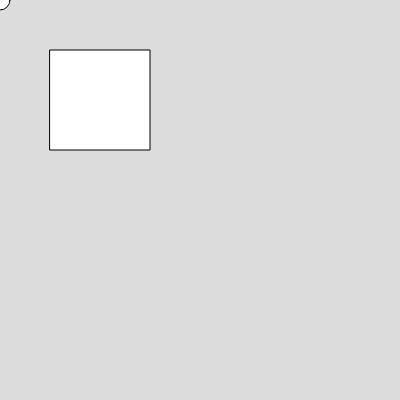
Frame 1 (no input)
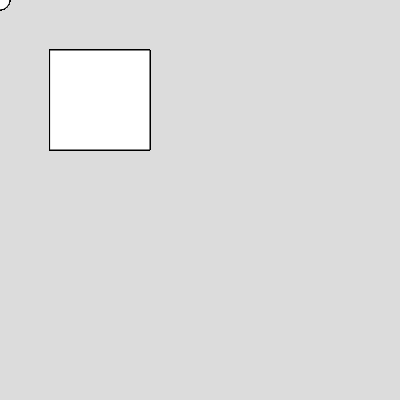
Frame 60 (no input)
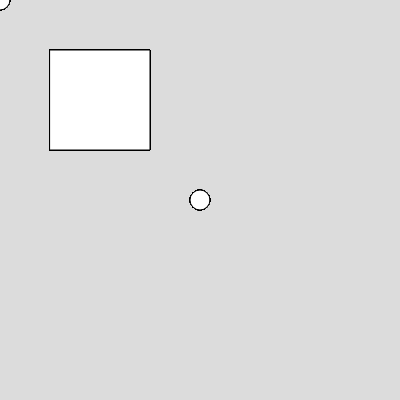
Frame 120 (the mouse pressed at the canvas centre since frame 60)

The p5.js sketch that drew these frames (run headless with seeded random() and noise() and a simulated clock; from frame 60 on, the mouse is pressed at the canvas centre):

// p5.js sketch
// ── sketch.js
function setup() {
  createCanvas(400, 400);
  background(220);
}

function draw() {
  circle(mouseX, mouseY, 20);
  rect(50, 50, 100, 100);
}
// ── setup.js
// p5.js Project Setup
// Main entry point for configuring p5.js version and delivery mode

async function main() {
  console.log('p5.js Project Setup');
  // TODO: Implement setup logic
}

main().catch(console.error);
